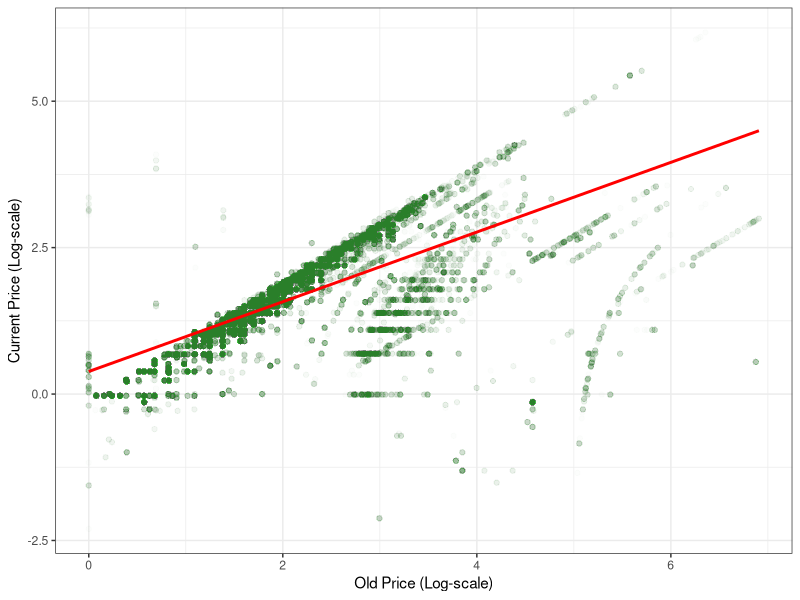

R code for this plot:
## ---- chunk 1
#| include: false
#| warning: false
#| message: false

library(tidyverse)
library(here)
## ---- chunk 2
#| label: fig-prices
#| fig-cap: The relationship between current and old product prices of Walmart in Canada.
#| echo: false
#| warning: false
#| message: false

data <- read_csv(here("data","02-analysis_data","analysis_data.csv"))
ggplot(data, aes(x = log(old_price), y = log(current_price))) +
  geom_point(color = "green4", alpha = 0.01) +
  geom_smooth(method = "lm", color = "red", se = TRUE) +
  labs(
    x = "Old Price (Log-scale)",
    y = "Current Price (Log-scale)"
  ) +
  theme_bw()
